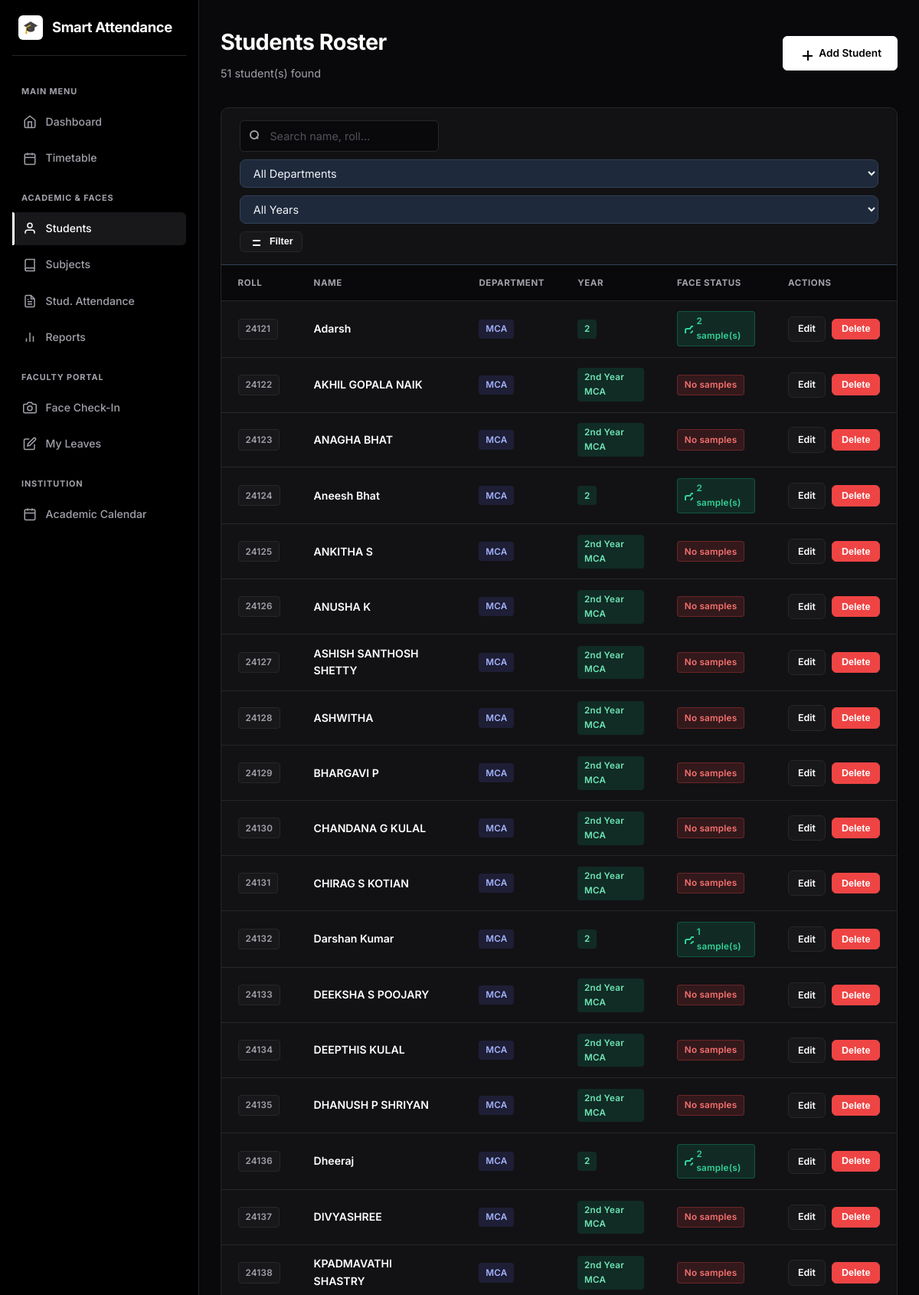
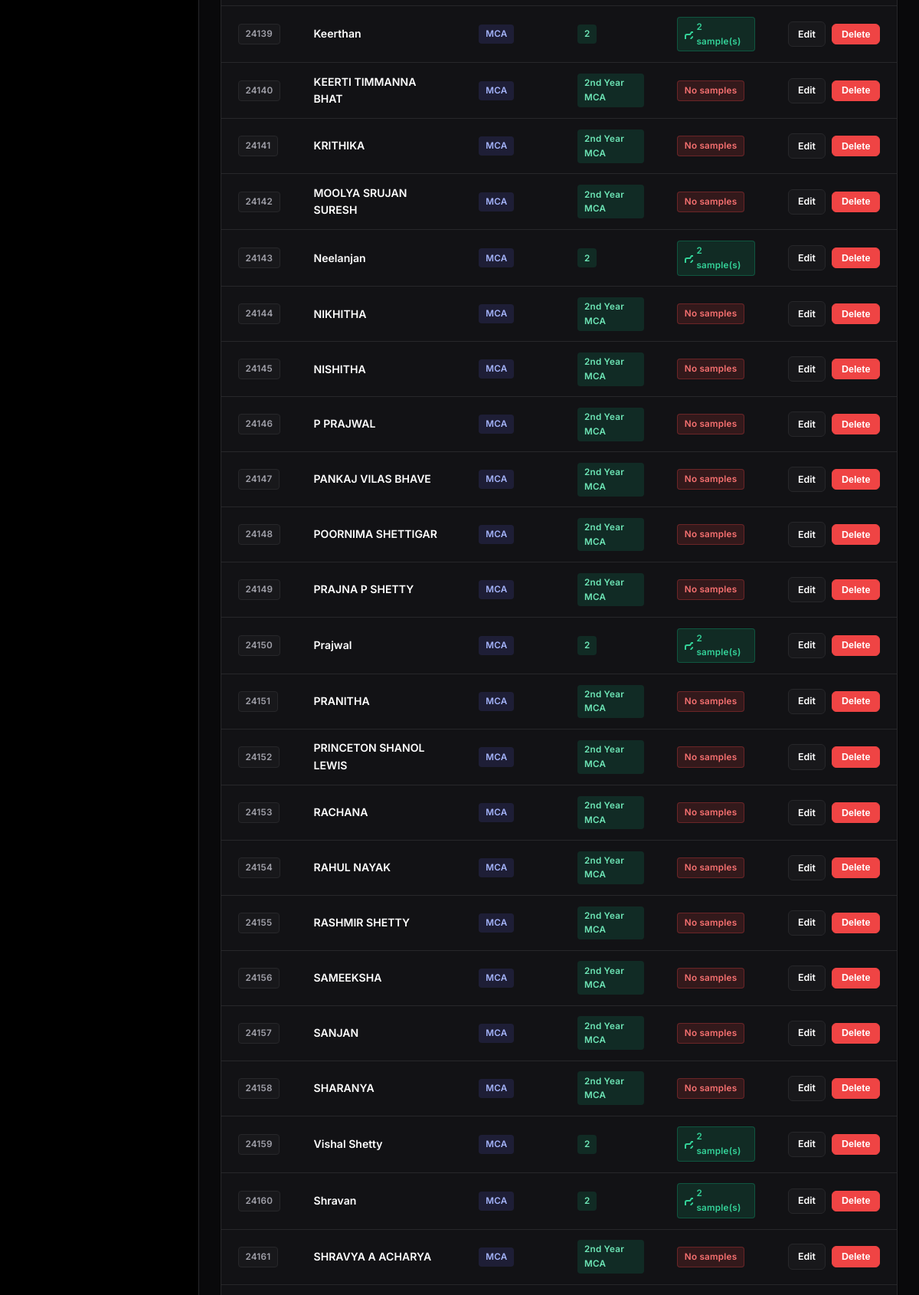
Screenshot of /students/ (signed in, upper part) with the database file from the repository (2 pictures, top to bottom).
### models.py (models this page shows, shortened)
class Student(db.Model):
    __tablename__ = "students"
    id = db.Column(db.Integer, primary_key=True)
    roll_number = db.Column(db.String(40), unique=True, nullable=False, index=True)
    name = db.Column(db.String(120), nullable=False)
    department = db.Column(db.String(80), default="")
    class_name = db.Column(db.String(80), default="")
    created_at = db.Column(db.DateTime, default=datetime.utcnow)
    face_samples = db.relationship(
        "FaceSample", backref="student", cascade="all, delete-orphan"
    )
    attendance_records = db.relationship(
        "Attendance", backref="student", cascade="all, delete-orphan"
    )
    @property
    def has_face(self):
        return len(self.face_samples) > 0

### blueprints/students.py (the view, shortened to what this page needs)
@students_bp.route("/")
@login_required
@staff_required
def list_students():
    q = request.args.get("q", "").strip()
    dept_filter = request.args.get("dept", "").strip()
    class_filter = request.args.get("class_name", "").strip()
    query = Student.query
    if dept_filter:
        query = query.filter(Student.department == dept_filter)
    if class_filter:
        query = query.filter(Student.class_name == class_filter)
    students = query.order_by(Student.roll_number).all()
    all_depts = sorted(set(s.department for s in Student.query.all() if s.department))
    all_classes = sorted(set(s.class_name for s in Student.query.all() if s.class_name))
    return render_template(
        "students/list.html",
        students=students, q=q,
        dept_filter=dept_filter, class_filter=class_filter,
        all_depts=all_depts, all_classes=all_classes
    )

### templates/students/list.html (shortened to what this page needs)
{% extends "base.html" %}
{% block content %}
<div style="display:flex; justify-content:space-between; align-items:center; margin-bottom: 2rem; flex-wrap:wrap; gap:1rem;">
  <div>
    <h1>Students Roster</h1>
    <p class="subtitle" style="margin-bottom:0;">{{ students | length }} student(s) found</p>
  </div>
  <a class="btn" href="{{ url_for('students.create_student') }}">
    <svg width="18" height="18" fill="none" stroke="currentColor" stroke-width="2"><line x1="12" y1="5" x2="12" y2="19"></line><line x1="5" y1="12" x2="19" y2="12"></line></svg>
    Add Student
  </a>
</div>
<div class="card card-table">
  <div style="padding: 1rem 1.5rem; border-bottom: 1px solid var(--border, #334155);">
    <form method="get" style="display:flex; gap:10px; align-items:center; flex-wrap:wrap;">
      <div style="position:relative; flex:1; min-width:180px; max-width:260px;">
        <input name="q" value="{{ q }}" placeholder="Search name, roll…"
               style="width:100%; padding-left:2.4rem;">
      </div>
      <select name="dept" style="padding:0.5rem 0.8rem; border-radius:8px;
              background:var(--surface-2,#1e293b); border:1px solid var(--border,#334155);
              color:var(--text,#f1f5f9); min-width:150px;">
        <option value="">All Departments</option>
      </select>
      <select name="class_name" style="padding:0.5rem 0.8rem; border-radius:8px;
              background:var(--surface-2,#1e293b); border:1px solid var(--border,#334155);
              color:var(--text,#f1f5f9); min-width:130px;">
        <option value="">All Years</option>
      </select>
      <button class="btn btn-secondary btn-sm" type="submit" style="white-space:nowrap;">
        <svg width="14" height="14" fill="none" stroke="currentColor" stroke-width="2" style="margin-right:4px;"><line x1="4" y1="6" x2="20" y2="6"/><line x1="4" y1="12" x2="14" y2="12"/><line x1="4" y1="18" x2="10" y2="18"/></svg>
        Filter
      </button>
    </form>
  </div>
  <div class="table-responsive">
    {% if students %}
    <table>
      <thead>
        <tr>
          <th>Roll</th>
          <th>Name</th>
          <th>Department</th>
          <th>Year</th>
          <th>Face Status</th>
          <th>Actions</th>
        </tr>
      </thead>
      <tbody>
        {% for s in students %}
        <tr>
          <td><span class="badge badge-muted">{{ s.roll_number }}</span></td>
          <td style="font-weight:600; color:#fff;">{{ s.name }}</td>
          <td>
            {% if s.department %}
            <span class="badge" style="background:rgba(99,102,241,0.15); color:#a5b4fc;">{{ s.department }}</span>
            {% else %}—{% endif %}
          </td>
          <td>
            {% if s.class_name %}
            <span class="badge" style="background:rgba(16,185,129,0.15); color:#6ee7b7;">{{ s.class_name }}</span>
            {% else %}—{% endif %}
          </td>
          <td>
            {% if s.has_face %}
              <span class="badge badge-yes">
                <svg width="12" height="12" fill="none" stroke="currentColor" stroke-width="2" style="margin-right:4px;">
                  <path d="M23 19a2 2 0 0 1-2 2H3a2 2 0 0 1-2-2V8a2 2 0 0 1 2-2h4l2-3h6l2 3h4a2 2 0 0 1 2 2z"></path>
                  <circle cx="12" cy="13" r="4"></circle>
                </svg>
                {{ s.face_samples|length }} sample(s)
              </span>
            {% else %}
              <span class="badge badge-no">No samples</span>
            {% endif %}
          </td>
          <td>
            <div style="display:flex; gap:0.5rem; align-items:center;">
              <a class="btn btn-sm btn-secondary" href="{{ url_for('students.edit_student', student_id=s.id) }}">Edit</a>
              <form class="inline-form" method="post"
                    action="{{ url_for('students.delete_student', student_id=s.id) }}"
                    onsubmit="return confirm('Delete {{ s.name }}?')">
                <button class="btn btn-sm btn-danger" type="submit">Delete</button>
              </form>
            </div>
          </td>
        </tr>
        {% endfor %}
      </tbody>
    </table>
    {% else %}
    <p class="muted" style="padding:3rem 2rem; text-align:center;">No students found matching the selected filters.</p>
    {% endif %}
  </div>
</div>
{% endblock %}

### static/style.css (style rules this page uses)
:root { --bg-dark: #09090b; --bg-darker: #000000; --bg-card: #121215; --card-border: #27272a; --primary: #ffffff; --primary-hover: #e4e4e7; --primary-text: #000000; --secondary: #18181b; --secondary-hover: #27272a; --text-main: #fafafa; --text-muted: #a1a1aa; --border-light: #27272a; --border-focus: #fafafa; --success: #10b981; --success-bg: rgba(16, 185, 129, 0.1); --danger: #ef4444; --danger-bg: rgba(239, 68, 68, 0.1); --warning: #f59e0b; --warning-bg: rgba(245, 158, 11, 0.1); --info: #a1a1aa; --info-bg: rgba(161, 161, 170, 0.1); --sidebar-width: 260px; --shadow-sm: 0 1px 2px 0 rgba(0, 0, 0, 0.5); --shadow-md: 0 4px 12px rgba(0, 0, 0, 0.5); --shadow-lg: 0 8px 24px rgba(0, 0, 0, 0.7); --radius-sm: 6px; --radius: 10px; --radius-lg: 14px; --transition: all 0.2s ease; }
* { box-sizing: border-box; }
body { margin: 0; font-family: 'Inter', -apple-system, BlinkMacSystemFont, "Segoe UI", Roboto, sans-serif; background-color: var(--bg-dark); color: var(--text-main); line-height: 1.6; -webkit-font-smoothing: antialiased; min-height: 100vh; overflow-x: hidden; }
a { color: var(--text-main); text-decoration: none; transition: var(--transition); }
h1 { font-size: 1.8rem; font-weight: 700; letter-spacing: -0.02em; margin: 0 0 0.4rem; color: #ffffff; }
.subtitle { color: var(--text-muted); font-size: 0.9rem; margin: 0 0 1.75rem; }
.card { background: var(--bg-card); border: 1px solid var(--card-border); border-radius: var(--radius); padding: 1.5rem; margin-bottom: 1.25rem; box-shadow: var(--shadow-sm); transition: var(--transition); }
input, select, textarea { width: 100%; padding: 0.7rem 0.9rem; background: #09090b; border: 1px solid var(--card-border); border-radius: var(--radius-sm); color: #ffffff; font-family: inherit; font-size: 0.9rem; transition: var(--transition); }
input::placeholder, textarea::placeholder { color: #52525b; }
.btn { display: inline-flex; align-items: center; justify-content: center; gap: 0.5rem; background: #ffffff; color: #000000; border: 1px solid #ffffff; padding: 0.65rem 1.25rem; border-radius: var(--radius-sm); font-size: 0.85rem; font-weight: 600; cursor: pointer; transition: var(--transition); }
.btn-secondary { background: #18181b; color: #ffffff; border: 1px solid var(--card-border); }
.btn-danger { background: #ef4444; color: #ffffff; border: 1px solid #ef4444; }
.btn-sm { padding: 0.35rem 0.75rem; font-size: 0.78rem; }
.badge { display: inline-flex; align-items: center; padding: 0.2rem 0.55rem; border-radius: 4px; font-size: 0.73rem; font-weight: 600; letter-spacing: 0.02em; }
.badge-yes { background: rgba(16,185,129,0.15); color: #34d399; border: 1px solid rgba(16,185,129,0.3); }
.badge-no { background: rgba(239,68,68,0.15); color: #f87171; border: 1px solid rgba(239,68,68,0.3); }
.badge-muted { background: #18181b; color: var(--text-muted); border: 1px solid var(--card-border); }
.card-table { padding: 0; overflow: hidden; }
.table-responsive { overflow-x: auto; }
table { width: 100%; border-collapse: collapse; }
th, td { padding: 0.85rem 1.35rem; text-align: left; border-bottom: 1px solid var(--card-border); font-size: 0.88rem; }
th { color: var(--text-muted); font-size: 0.72rem; font-weight: 700; text-transform: uppercase; background: #09090b; letter-spacing: 0.05em; white-space: nowrap; }
tbody tr { transition: var(--transition); }
.inline-form { display: inline; }

### rows the page displays
Student: roll_number "24121", name "Adarsh", department "MCA", class_name "2", face_samples|length "2"
Student: roll_number "24122", name "AKHIL GOPALA NAIK", department "MCA", class_name "2nd Year MCA", shows "No samples"
Student: roll_number "24123", name "ANAGHA BHAT", department "MCA", class_name "2nd Year MCA", shows "No samples"
Student: roll_number "24124", name "Aneesh Bhat", department "MCA", class_name "2", face_samples|length "2"
Student: roll_number "24125", name "ANKITHA S", department "MCA", class_name "2nd Year MCA", shows "No samples"
Student: roll_number "24126", name "ANUSHA K", department "MCA", class_name "2nd Year MCA", shows "No samples"
Student: roll_number "24127", name "ASHISH SANTHOSH SHETTY", department "MCA", class_name "2nd Year MCA", shows "No samples"
Student: roll_number "24128", name "ASHWITHA", department "MCA", class_name "2nd Year MCA", shows "No samples"
Student: roll_number "24129", name "BHARGAVI P", department "MCA", class_name "2nd Year MCA", shows "No samples"
Student: roll_number "24130", name "CHANDANA G KULAL", department "MCA", class_name "2nd Year MCA", shows "No samples"
Student: roll_number "24131", name "CHIRAG S KOTIAN", department "MCA", class_name "2nd Year MCA", shows "No samples"
Student: roll_number "24132", name "Darshan Kumar", department "MCA", class_name "2", face_samples|length "1"
Student: roll_number "24133", name "DEEKSHA S POOJARY", department "MCA", class_name "2nd Year MCA", shows "No samples"
Student: roll_number "24134", name "DEEPTHIS KULAL", department "MCA", class_name "2nd Year MCA", shows "No samples"
Student: roll_number "24135", name "DHANUSH P SHRIYAN", department "MCA", class_name "2nd Year MCA", shows "No samples"
Student: roll_number "24136", name "Dheeraj", department "MCA", class_name "2", face_samples|length "2"
Student: roll_number "24137", name "DIVYASHREE", department "MCA", class_name "2nd Year MCA", shows "No samples"
Student: roll_number "24138", name "KPADMAVATHI SHASTRY", department "MCA", class_name "2nd Year MCA", shows "No samples"
Student: roll_number "24139", name "Keerthan", department "MCA", class_name "2", face_samples|length "2"
Student: roll_number "24140", name "KEERTI TIMMANNA BHAT", department "MCA", class_name "2nd Year MCA", shows "No samples"
Student: roll_number "24141", name "KRITHIKA", department "MCA", class_name "2nd Year MCA", shows "No samples"
Student: roll_number "24142", name "MOOLYA SRUJAN SURESH", department "MCA", class_name "2nd Year MCA", shows "No samples"
Student: roll_number "24143", name "Neelanjan", department "MCA", class_name "2", face_samples|length "2"
Student: roll_number "24144", name "NIKHITHA", department "MCA", class_name "2nd Year MCA", shows "No samples"
Student: roll_number "24145", name "NISHITHA", department "MCA", class_name "2nd Year MCA", shows "No samples"
Student: roll_number "24146", name "P PRAJWAL", department "MCA", class_name "2nd Year MCA", shows "No samples"
Student: roll_number "24147", name "PANKAJ VILAS BHAVE", department "MCA", class_name "2nd Year MCA", shows "No samples"
Student: roll_number "24148", name "POORNIMA SHETTIGAR", department "MCA", class_name "2nd Year MCA", shows "No samples"
Student: roll_number "24149", name "PRAJNA P SHETTY", department "MCA", class_name "2nd Year MCA", shows "No samples"
Student: roll_number "24150", name "Prajwal", department "MCA", class_name "2", face_samples|length "2"
Student: roll_number "24151", name "PRANITHA", department "MCA", class_name "2nd Year MCA", shows "No samples"
Student: roll_number "24152", name "PRINCETON SHANOL LEWIS", department "MCA", class_name "2nd Year MCA", shows "No samples"
Student: roll_number "24153", name "RACHANA", department "MCA", class_name "2nd Year MCA", shows "No samples"
Student: roll_number "24154", name "RAHUL NAYAK", department "MCA", class_name "2nd Year MCA", shows "No samples"
Student: roll_number "24155", name "RASHMIR SHETTY", department "MCA", class_name "2nd Year MCA", shows "No samples"
Student: roll_number "24156", name "SAMEEKSHA", department "MCA", class_name "2nd Year MCA", shows "No samples"
Student: roll_number "24157", name "SANJAN", department "MCA", class_name "2nd Year MCA", shows "No samples"
Student: roll_number "24158", name "SHARANYA", department "MCA", class_name "2nd Year MCA", shows "No samples"
Student: roll_number "24159", name "Vishal Shetty", department "MCA", class_name "2", face_samples|length "2"
Student: roll_number "24160", name "Shravan", department "MCA", class_name "2", face_samples|length "2"
Student: roll_number "24161", name "SHRAVYA A ACHARYA", department "MCA", class_name "2nd Year MCA", shows "No samples"

### other values shown
{{ students | length }} "51"
